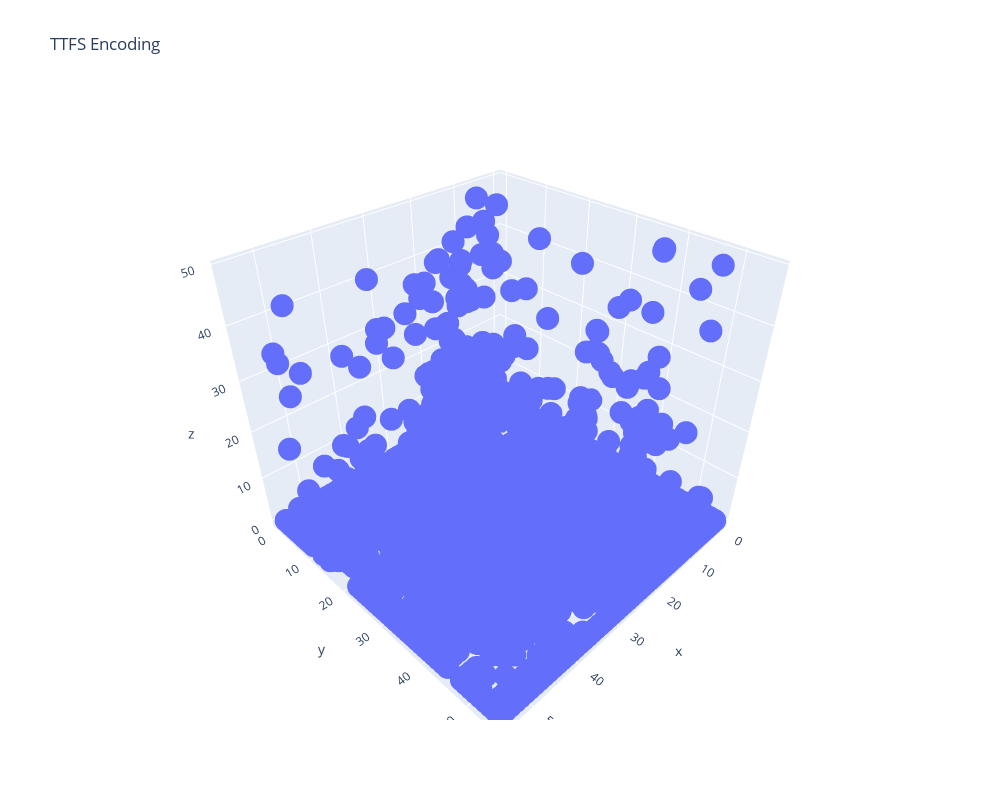

The cell this chart's notebook holds for it:
### Code cell
ttfs = TTFS(tau=20.)
spike_train = ttfs.encode(pooled_img, 50)
x, y, z = torch.where(spike_train == 1)
fig = go.Figure(data=[go.Scatter3d(x=x, y=y, z=z,
                                   mode='markers')])
fig.update_layout(
    width=1000,  # Set the width to 800 pixels
    height=800,  # Set the height to 600 pixels
    title_text="TTFS Encoding"
)
fig.show()

### Figure 1 — Plotly figure (JSON) as saved in the notebook; plotly's stock layout.template omitted (floating-point values rounded to 4 significant figures; data arrays with more than 128 entries replaced by an {"elided": "..."} marker saying what was removed)
{"data": [{"mode": "markers", "type": "scatter3d", "x": {"elided": "1707 int values"}, "y": {"elided": "1707 int values"}, "z": {"elided": "1707 int values"}}], "layout": {"height": 800, "title": {"text": "TTFS Encoding"}, "width": 1000}}
